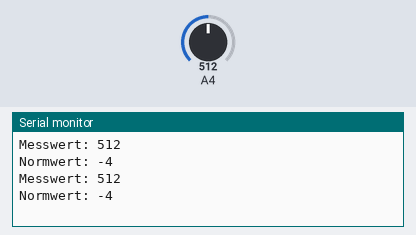
Bench run of a sketch on a simulated Arduino Uno, built with avr-gcc and run on an emulated ATmega328P. On the bench: the last lines printed to the serial monitor. The test bench sets the inputs (shaded band); at power-on: A4 = 512.

Above: at 5.8 s.
5.9 s: A4 set to 716
At 10.6 s:
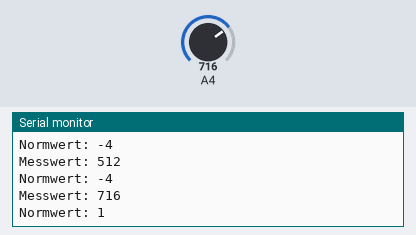
11.9 s: A4 set to 900
At 15.6 s:
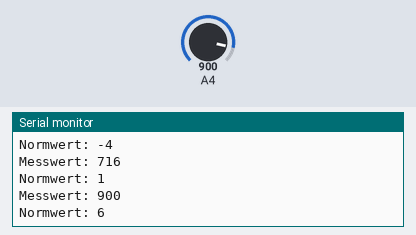
Timing chart, 0 to 17.1 s (numbered marks = the images above; inputs shaded):
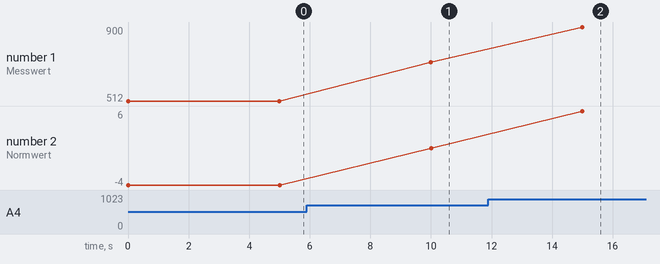

The sketch:

Bodenfeuchtigkeit.ino
```cpp
#include <Esp.h>
#include <Arduino.h>

#define BodenfeuchtigkeitPIN 12
#define feuchtemin 0
#define feuchtemax 3571 // Erfahrungswert Arduino Reference sagt max. 4095  //TODO: kallibrieren

void setup() {
    Serial.begin(115200);//Test
}

int bodenfeuchte(int PIN){
    int value = analogRead(PIN);
    Serial.print("Messwert: ");
    Serial.println(value);
    value = (((value - feuchtemin) *100) /feuchtemax);
    Serial.print("Normwert: ");
    Serial.println(value);
    return value;
}

void loop() {
    bodenfeuchte(BodenfeuchtigkeitPIN);
    delay(5000);
}
```

Measured:
- after the input at 5.9 s, the serial monitor: prints a new line after 4.1 s (image 1)
- after the input at 11.9 s, the serial monitor: prints a new line after 3.1 s (image 2)
- plotted number 1: 512 → 716 after the input at 5.9 s, 716 → 900 after the input at 11.9 s
- plotted number 2: -4 → 1 after the input at 5.9 s, 1 → 6 after the input at 11.9 s
